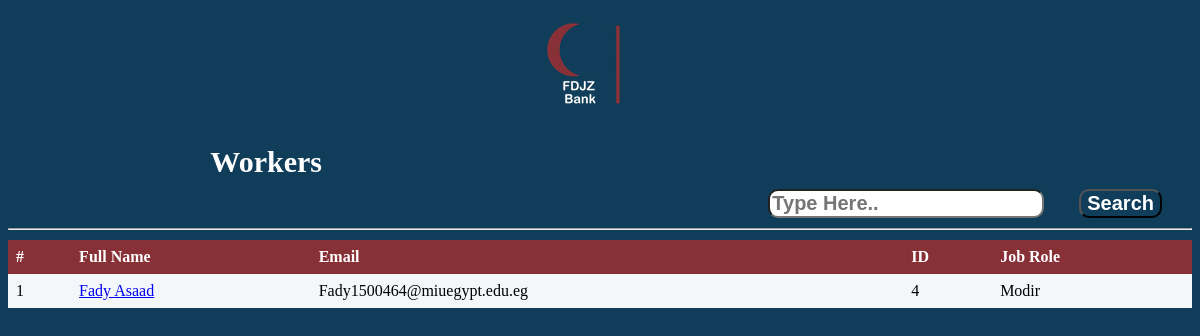
The app's page /Worker/php/ShowWorkers.php, older data.
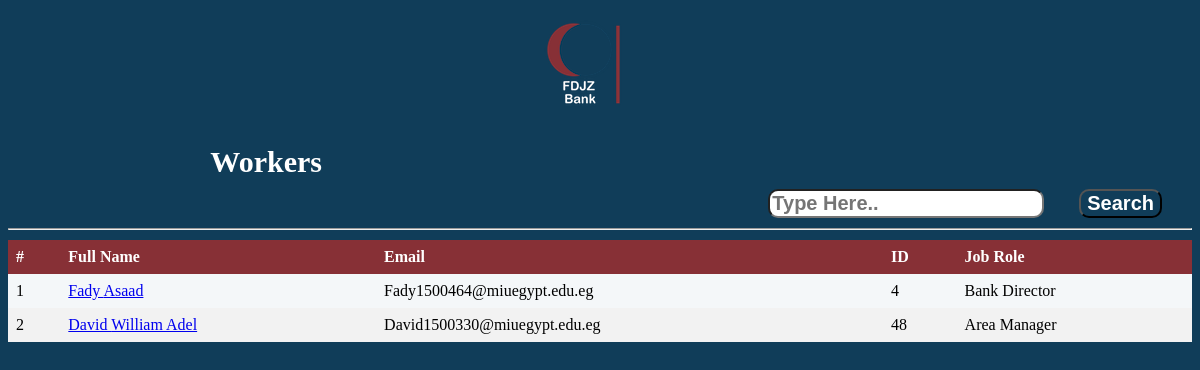
The same page, newer data.
### tables this page shows
CREATE TABLE `worker_admin_account` (
  `id` int(11) NOT NULL,
  `FName` varchar(50) DEFAULT NULL,
  `LName` varchar(50) DEFAULT NULL,
  `Email` varchar(50) DEFAULT NULL,
  `Address` varchar(50) DEFAULT NULL,
  `City` varchar(50) DEFAULT NULL,
  `PhoneNumber` varchar(11) DEFAULT NULL,
  `JobRole` varchar(50) DEFAULT NULL,
  `Salary` float DEFAULT NULL,
  `PositionID` int(11) NOT NULL,
  `DateAdded` datetime NOT NULL
);

### Worker/ClassesGedida/dbconnect.php (called while the page is built, shortened)
<?php
  class dbconnect
  {
      private $servername;
      private $username;
      private $password;
      private $db;
      private $con;
      function __construct()
      {
          $this->servername = "localhost";
          $this->username = "root";
          $this->password = "";
          $this->db = "FDJZ";
          $this->con = $this->Connect();
      }
      function connect()
      {
          $this->con = mysqli_connect($this->servername, $this->username, $this->password, $this->db);
          if ($this -> con ->connect_error)
          {
              die("Failed to connect: " .$this->con->connect_error);
          }
          else
          {
              return $this->con;
          }
      }
      function executesql($sql)
      {
        $result = mysqli_query($this->con, $sql);
        if($result == TRUE)
              {
          return $result;
        }
        else
              {
          echo "Error executing SQL statement: " .$this->con->error;
        }
      }
  }
?>

### Worker/ClassesGedida/Admin.php (the view, shortened to what this page needs)
<?php
  include_once("Loans.php");
  include_once("dbconnect.php");
  class Admin extends WorkerAdminCommon{
    public $db;
    function __construct(){
      $this->db=new dbconnect;
      $this->db->connect();
    }
     function showAllWorkers(){
       $this->db->connect();
       $sql = "SELECT `FName`, `LName`, `Email`, `id`, `JobRole`
               FROM worker_admin_account
               WHERE PositionID = 2
               ";
       $result = $this->db->executesql($sql);
       $counter = 1;
       foreach($result as $row){
           echo'<tr>';
           echo'<td>'.$counter++.'</td>';
           echo'<td><a href="WorkerReport.php?id='.$row['id'].'">'.$row['FName']." ".$row['LName'].'</a></td>';
           echo'<td>'.$row['Email'].'</td>';
           echo'<td>'.$row['id'].'</td>';
           echo'<td>'.$row['JobRole'].'</td>';
           echo'</tr>';
       }
     }
  }
?>

Row changes from the older to the newer data that the page shows:
changed worker_admin_account "Fady": JobRole "Modir" → "Bank Director"
added worker_admin_account: FName "David", LName "William Adel", Email "David1500330@miuegypt.edu.eg", id "48", JobRole "Area Manager"
